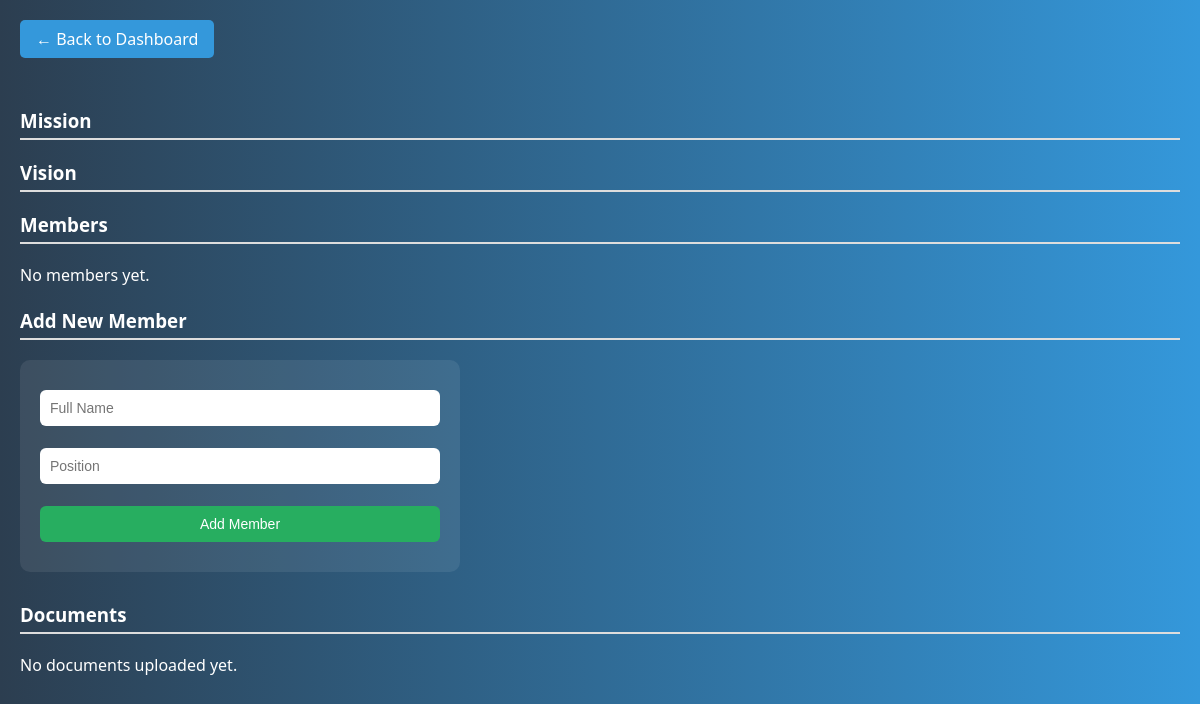
Page /organization/11 on the earlier database version.
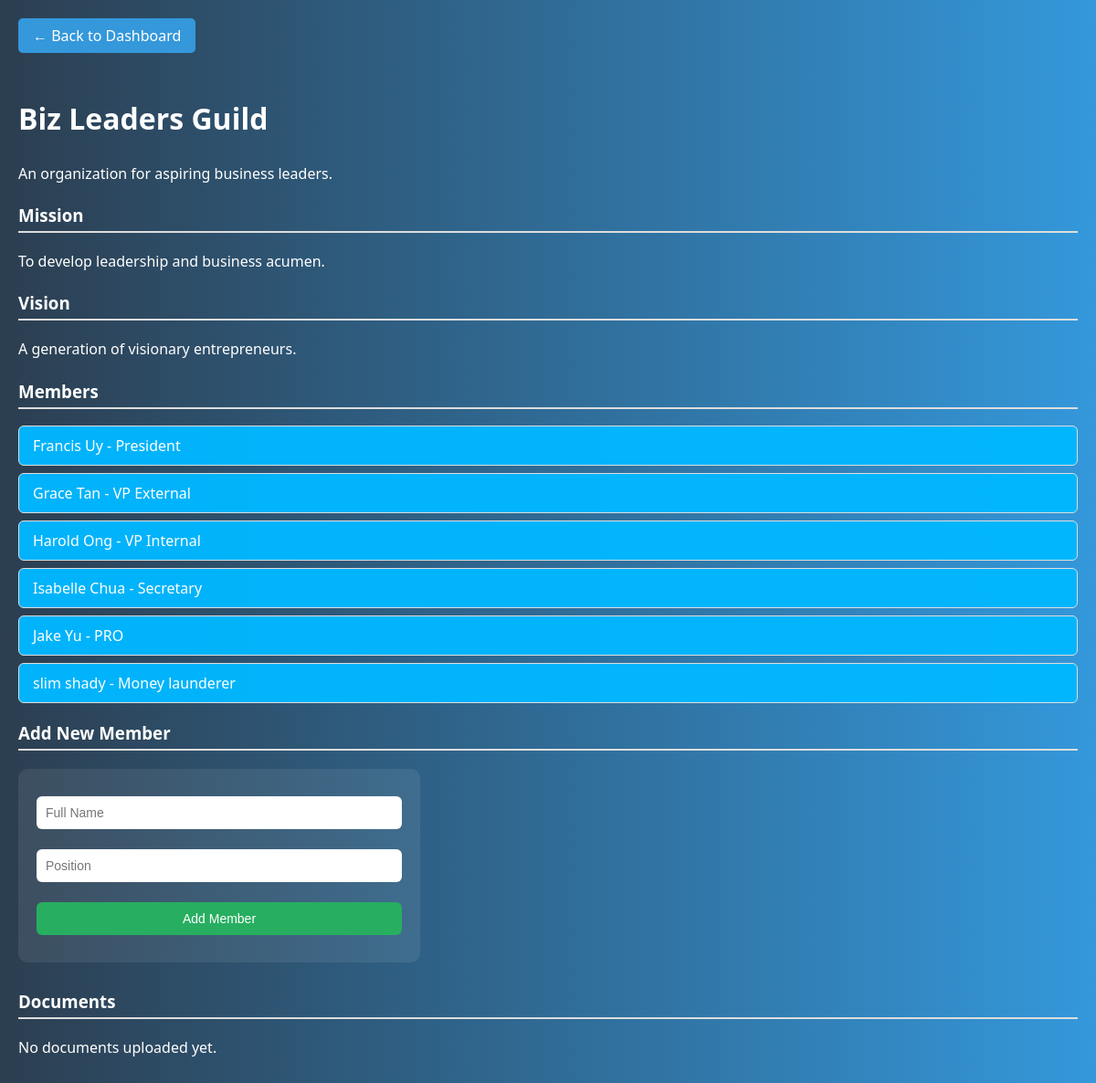
Same page on the later database version.
### tables this page shows
CREATE TABLE organizations (
        id INTEGER PRIMARY KEY AUTOINCREMENT,
        name TEXT NOT NULL,
        description TEXT,
        mission TEXT,
        vision TEXT,
        status TEXT DEFAULT 'Pending'
    );

CREATE TABLE members (
        id INTEGER PRIMARY KEY AUTOINCREMENT,
        org_id INTEGER,
        full_name TEXT,
        position TEXT,
        email TEXT,
        contact_no TEXT,
        sex TEXT,
        qpi REAL,
        course TEXT,
        year_level TEXT,
        college TEXT,
        FOREIGN KEY (org_id) REFERENCES organizations(id)
    );

### app.py (the view, shortened to what this page needs)
@app.route('/organization/<int:org_id>', methods=['GET', 'POST'])
def view_organization(org_id):
    db = get_db()
    org = db.execute('SELECT * FROM organizations WHERE id = ?', (org_id,)).fetchone()
    members = db.execute('SELECT * FROM members WHERE org_id = ?', (org_id,)).fetchall()
    documents = db.execute('SELECT * FROM documents WHERE org_id = ?', (org_id,)).fetchall()
    return render_template('organization_view.html', org=org, members=members, documents=documents)

### app.py (called while the page is built)
def get_db():
    db = getattr(g, '_database', None)
    if db is None:
        db = g._database = sqlite3.connect(DATABASE)
        db.row_factory = sqlite3.Row
    return db

@app.teardown_appcontext
def close_connection(exception):
    db = getattr(g, '_database', None)
    if db is not None:
        db.close()

### templates/organization_view.html (shortened to what this page needs)
{% extends 'base.html' %}
{% block content %}
<a href="{{ url_for('sacdev_dashboard') }}" class="back-btn">← Back to Dashboard</a>
<h2>{{ org.name }}</h2>
<p>{{ org.description }}</p>
<h3>Mission</h3>
<p>{{ org.mission }}</p>
<h3>Vision</h3>
<p>{{ org.vision }}</p>
<h3>Members</h3>
<ul>
  {% for member in members %}
    <li>{{ member.full_name }} - {{ member.position }}</li>
  {% else %}
    <p>No members yet.</p>
  {% endfor %}
</ul>
<h3>Add New Member</h3>
<form method="POST" style="max-width: 400px; background-color: rgba(255, 255, 255, 0.08); padding: 20px; border-radius: 10px; margin-bottom: 30px;">
  <input type="text" name="name" placeholder="Full Name" required style="width: 100%; padding: 10px; margin-bottom: 12px; border-radius: 6px; border: none; font-size: 14px;">
  <input type="text" name="position" placeholder="Position" required style="width: 100%; padding: 10px; margin-bottom: 12px; border-radius: 6px; border: none; font-size: 14px;">
  <button type="submit" class="submit-btn" style="width: 100%; padding: 10px; border-radius: 6px; border: none; background-color: #27ae60; color: white; font-size: 14px;">Add Member</button>
</form>
<h3>Documents</h3>
<ul>
  {% for doc in documents %}
    <li>{{ doc.title }} - <a href="{{ url_for('static', filename=doc.file_path) }}" target="_blank">View</a></li>
  {% else %}
    <p>No documents uploaded yet.</p>
  {% endfor %}
</ul>
{% endblock %}

### templates/base.html (shortened to what this page needs)
<!DOCTYPE html>
<html lang="en">
<head>
    <link rel="stylesheet" href="{{ url_for('static', filename='styles.css') }}">
</head>
<body>
    <div class="container">
        {% block content %}{% endblock %}
    </div>
</body>
</html>

### static/styles.css (style rules this page uses)
body { font-family: Arial, sans-serif; background-color: #f4f4f4; }
input, button { width: 100%; margin: 10px 0; padding: 10px; }
button { background-color: #007bff; color: white; border: none; }
body { margin: 0; font-family: 'Segoe UI', sans-serif; background: linear-gradient(to right, #2c3e50, #3498db); color: white; }

### templates/organization_view.html (style rules this page uses)
body { font-family: 'Segoe UI', Tahoma, Geneva, Verdana, sans-serif; background-color: #2c3e50; margin: 0; padding: 20px; color: white; }
h2 { margin-top: 30px; font-size: 2em; }
h3 { margin-top: 20px; border-bottom: 2px solid #ddd; padding-bottom: 5px; }
p { line-height: 1.6; margin-bottom: 15px; color: white; }
ul { list-style: none; padding: 0; }
ul li { background: rgba(0, 183, 255, 0.97); border: 1px solid #ddd; padding: 10px 15px; margin-bottom: 8px; border-radius: 6px; transition: background 0.3s ease; color: white; }
a { color: #3498db; text-decoration: none; }
form { margin-top: 20px; background-color: rgba(255, 255, 255, 0.08); padding: 15px; border-radius: 10px; }
input[type="text"] { width: 100%; padding: 10px; margin-bottom: 12px; border-radius: 6px; border: none; font-size: 14px; box-sizing: border-box; }
.submit-btn { background-color: #27ae60; color: white; padding: 10px 20px; border: none; border-radius: 6px; cursor: pointer; }
.back-btn { display: inline-block; background: #3498db; padding: 8px 16px; color: white; text-decoration: none; border-radius: 5px; margin-bottom: 20px; }

Differences in the rows shown:
added organizations: name "Biz Leaders Guild", description "An organization for aspiring business leaders.", mission "To develop leadership and business acumen.", vision "A generation of visionary entrepreneurs."
added members: full_name "Francis Uy", position "President"
added members: full_name "Grace Tan", position "VP External"
added members: full_name "Harold Ong", position "VP Internal"
added members: full_name "Isabelle Chua", position "Secretary"
added members: full_name "Jake Yu", position "PRO"
added members: full_name "slim shady", position "Money launderer"
Other differences:
text no longer shown: "No members yet."
